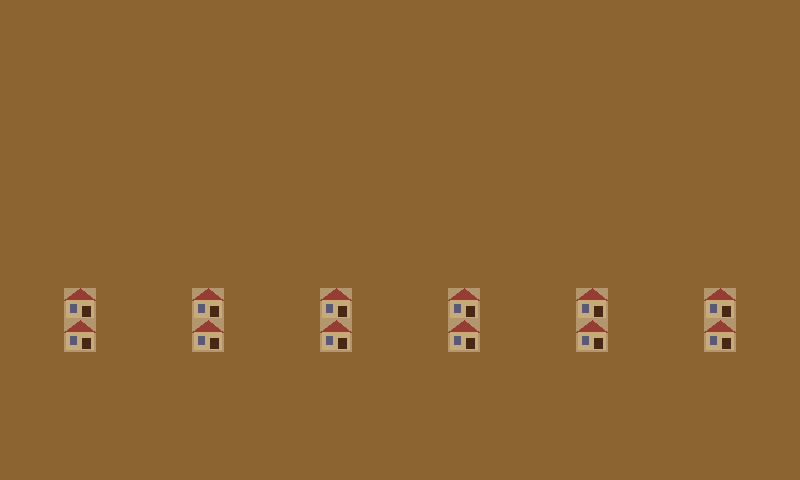

This is a level from a 2D game, rendered from its Tiled map with the project's own tilesets. A one-line summary and the complete map file follow:
An orthogonal 25x15 tile map with 32x32 px tiles, 1 tile layer (Tile Layer 1).

<map version="1.10" tiledversion="1.11.0" orientation="orthogonal" renderorder="right-down" width="25" height="15" tilewidth="32" tileheight="32" infinite="0">
 <tileset firstgid="1" source="tileset.tsx" />
 <layer name="Tile Layer 1" width="25" height="15">
  <data encoding="csv">
2,2,2,2,2,2,2,2,2,2,2,2,2,2,2,2,2,2,2,2,2,2,2,2,2,
2,2,2,2,2,2,2,2,2,2,2,2,2,2,2,2,2,2,2,2,2,2,2,2,2,
2,2,2,2,2,2,2,2,2,2,2,2,2,2,2,2,2,2,2,2,2,2,2,2,2,
2,2,2,2,2,2,2,2,2,2,2,2,2,2,2,2,2,2,2,2,2,2,2,2,2,
2,2,2,2,2,2,2,2,2,2,2,2,2,2,2,2,2,2,2,2,2,2,2,2,2,
2,2,2,2,2,2,2,2,2,2,2,2,2,2,2,2,2,2,2,2,2,2,2,2,2,
2,2,2,2,2,2,2,2,2,2,2,2,2,2,2,2,2,2,2,2,2,2,2,2,2,
2,2,2,2,2,2,2,2,2,2,2,2,2,2,2,2,2,2,2,2,2,2,2,2,2,
2,2,2,2,2,2,2,2,2,2,2,2,2,2,2,2,2,2,2,2,2,2,2,2,2,
2,2,5,2,2,2,5,2,2,2,5,2,2,2,5,2,2,2,5,2,2,2,5,2,2,
2,2,5,2,2,2,5,2,2,2,5,2,2,2,5,2,2,2,5,2,2,2,5,2,2,
2,2,2,2,2,2,2,2,2,2,2,2,2,2,2,2,2,2,2,2,2,2,2,2,2,
2,2,2,2,2,2,2,2,2,2,2,2,2,2,2,2,2,2,2,2,2,2,2,2,2,
2,2,2,2,2,2,2,2,2,2,2,2,2,2,2,2,2,2,2,2,2,2,2,2,2,
2,2,2,2,2,2,2,2,2,2,2,2,2,2,2,2,2,2,2,2,2,2,2,2,2
  </data>
 </layer>
</map>
